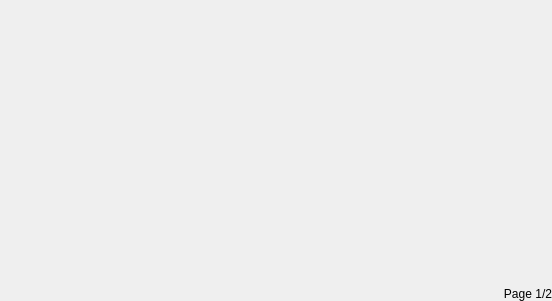
<?xml version="1.0" encoding="UTF-8"?>
<ui version="4.0">
 <class>wgSettings_2</class>
 <widget class="QWidget" name="wgSettings_2">
  <property name="geometry">
   <rect>
    <x>0</x>
    <y>0</y>
    <width>552</width>
    <height>301</height>
   </rect>
  </property>
  <property name="windowTitle">
   <string>Form</string>
  </property>
  <property name="styleSheet">
   <string notr="true"/>
  </property>
  <layout class="QVBoxLayout" name="verticalLayout_3">
   <property name="spacing">
    <number>0</number>
   </property>
   <property name="margin">
    <number>0</number>
   </property>
   <item>
    <layout class="QVBoxLayout" name="verticalLayout_5">
     <property name="rightMargin">
      <number>0</number>
     </property>
     <property name="bottomMargin">
      <number>0</number>
     </property>
     <item>
      <widget class="QStackedWidget" name="stackedWidget">
       <widget class="QWidget" name="page"/>
       <widget class="QWidget" name="page_2"/>
      </widget>
     </item>
     <item>
      <widget class="QLabel" name="lblPage_settings">
       <property name="text">
        <string>Page 1/2</string>
       </property>
       <property name="alignment">
        <set>Qt::AlignRight|Qt::AlignTrailing|Qt::AlignVCenter</set>
       </property>
      </widget>
     </item>
    </layout>
   </item>
  </layout>
 </widget>
 <resources>
  <include location="../../../../img/img.qrc"/>
 </resources>
 <connections/>
</ui>
